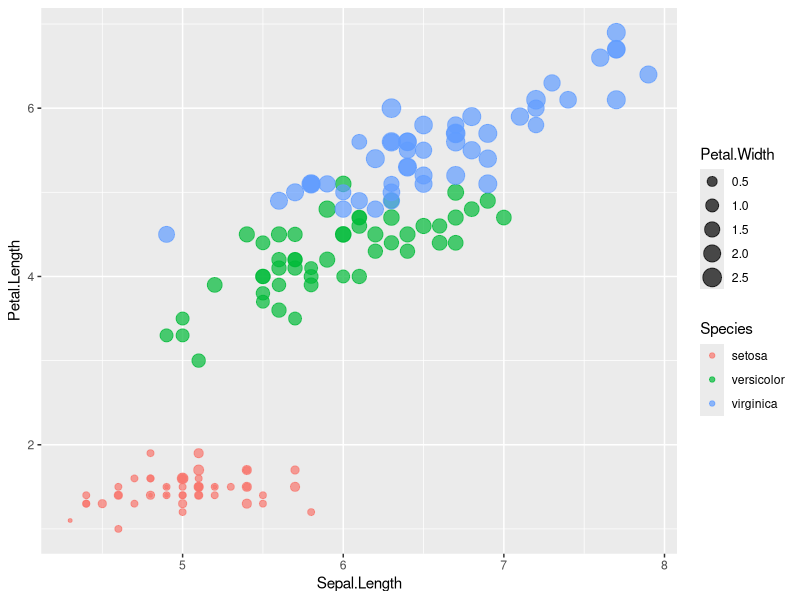

Write R code to recreate this figure. (Note: this script raises an error after producing the figure.)
library(ggplot2)
qplot(Sepal.Length, Petal.Length, data = iris, color = Species, size = Petal.Width, alpha = I(0.7))
graph2svg("ggplot2_plot.svg")
graph2pdf("ggplot2_plot.pdf")
graph2eps("ggplot2_plot.eps")
